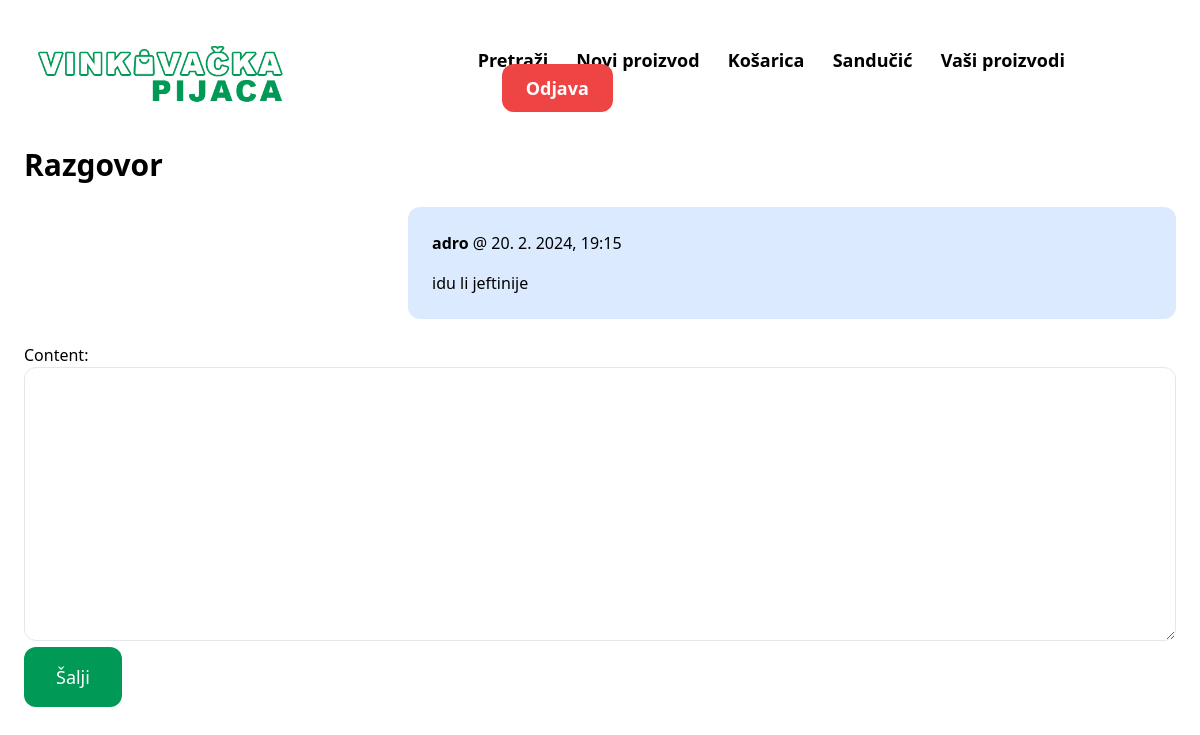
Before: /inbox/12/ (signed in) with the older database file.
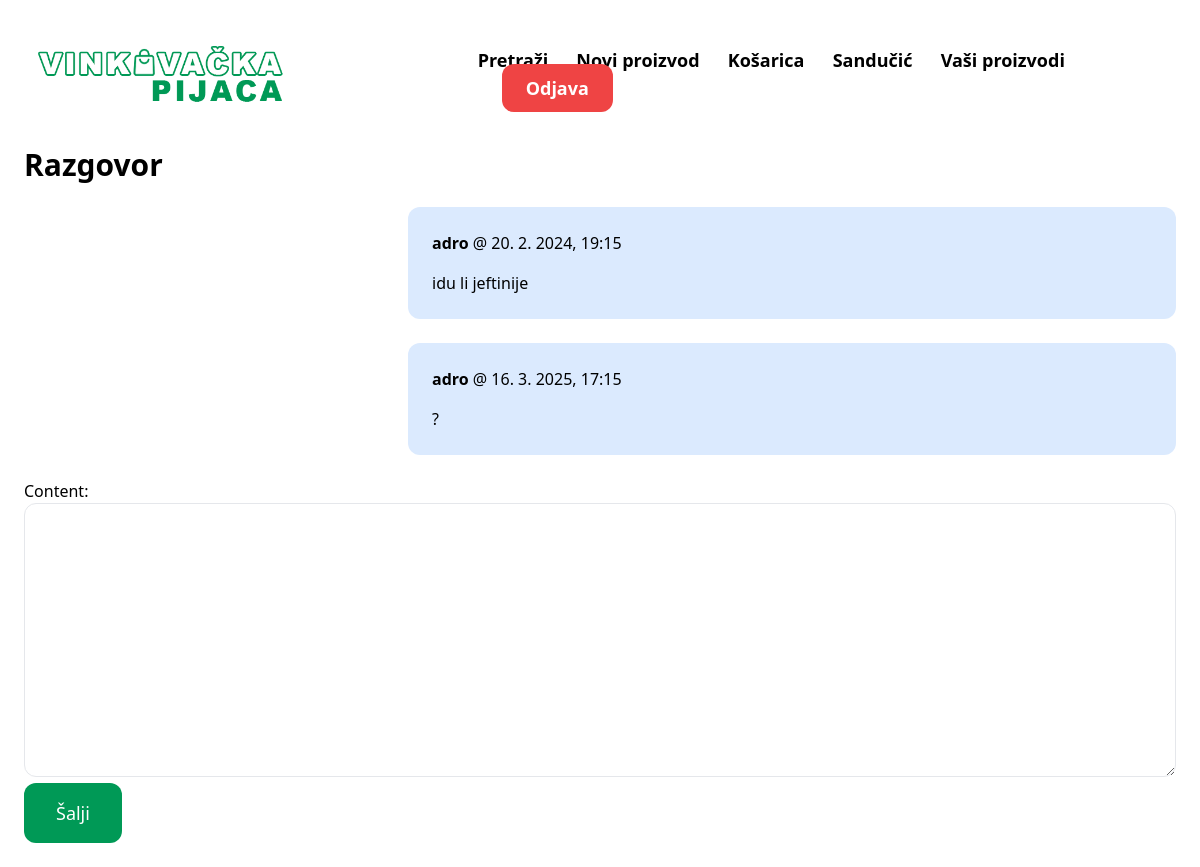
After: the same page with the newer database file.
### conversation/models.py (models this page shows)
class ConversationMessage(models.Model):
    conversation = models.ForeignKey(Conversation, related_name='messages', on_delete=models.CASCADE)
    content = models.TextField()
    created_at = models.DateTimeField(auto_now_add=True)
    created_by = models.ForeignKey(User, related_name='created_messages', on_delete=models.CASCADE)

### conversation/views.py (the view)
# urls.py: path('<int:pk>/', views.detail, name='detail'),
@login_required
def detail(request, pk):
    conversation = Conversation.objects.filter(members__in=[request.user.id]).get(pk=pk)
    if request.method == 'POST':
        form = ConversationMessageForm(request.POST)
        if form.is_valid():
            conversation_message = form.save(commit=False)
            conversation_message.conversation = conversation
            conversation_message.created_by = request.user
            conversation_message.save()
            conversation.save()
            return redirect('conversation:detail', pk=pk)
    else:
        form = ConversationMessageForm()
    context = {
        'conversation':conversation,
        'form': form
    }
    return render(request, 'conversation/detail.html', context)

### conversation/forms.py
class ConversationMessageForm(forms.ModelForm):
    class Meta:
         model = ConversationMessage
         fields = ('content',)
         widgets = {
              'content': forms.Textarea(attrs={
                   'class': 'w-full py-4 px-6 rounded-xl border'
              })
         }

### conversation/templates/conversation/detail.html (shortened to what this page needs)
{% extends 'home/base.html' %}
{% block content %}
<h1 class="mb-6 text-3xl"><b>Razgovor</b></h1>
<div class="space-y-6">
    {% for message in conversation.messages.all %}
        <div class="p-6 flex rounded-xl w-2/3 {% if message.created_by == request.user %} bg-blue-100 relative left-1/3 {% else %} bg-gray-100 {% endif %}">
            <div>
                <p class="mb-4"><strong>{{ message.created_by.username }}</strong> @ {{ message.created_at|date:"j. n. Y, H:i" }}</p>
                <p>{{ message.content }}</p>
            </div>
        </div>
    {% endfor %}
</div>
<form method="post" action="." class="mt-6">
    {{ form.as_p }}
    <button id="inb" class="py-4 px-8 text-lg rounded-xl text-white">Šalji</button>
</form>
{% endblock %}

Changed rows visible on the page:
added ConversationMessage: created_by.username "adro", created_at "16. 3. 2025, 17:15", content "?"
